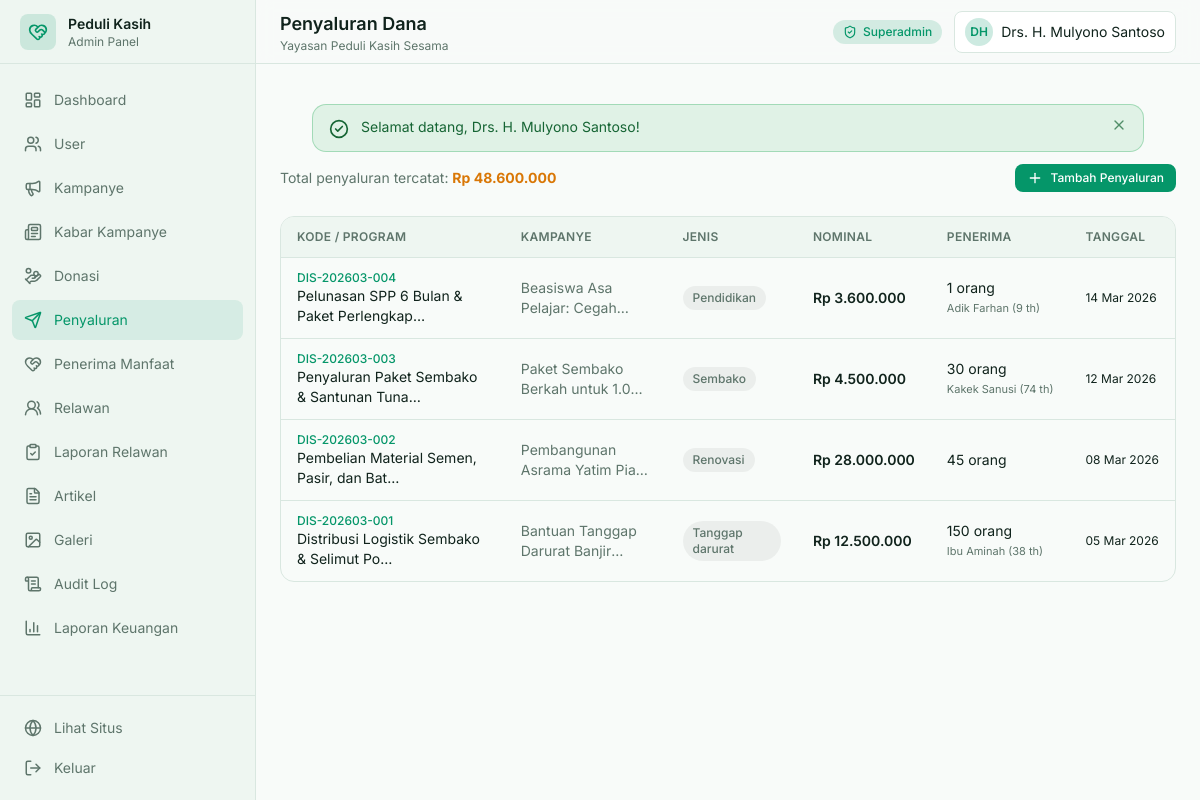
Page /admin/disbursements (signed in) on the committed database.
### tables this page shows
CREATE TABLE `disbursements` (
  `id` INT UNSIGNED AUTO_INCREMENT PRIMARY KEY,
  `disbursement_code` VARCHAR(50) NOT NULL UNIQUE,
  `campaign_id` INT UNSIGNED NOT NULL,
  `beneficiary_id` INT UNSIGNED NULL,
  `title` VARCHAR(255) NOT NULL,
  `assistance_type` ENUM('tunai', 'sembako', 'pendidikan', 'kesehatan', 'renovasi', 'tanggap_darurat') NOT NULL,
  `amount` DECIMAL(15,2) NOT NULL,
  `recipient_count` INT NOT NULL DEFAULT 1,
  `disbursement_date` DATE NOT NULL,
  `documentation_image` VARCHAR(255) NULL,
  `receipt_file` VARCHAR(255) NULL,
  `notes` TEXT NULL,
  `recorded_by` INT UNSIGNED NOT NULL,
  `created_at` TIMESTAMP DEFAULT CURRENT_TIMESTAMP,
  `updated_at` TIMESTAMP DEFAULT CURRENT_TIMESTAMP ON UPDATE CURRENT_TIMESTAMP,
  FOREIGN KEY (`campaign_id`) REFERENCES `campaigns` (`id`) ON DELETE RESTRICT,
  FOREIGN KEY (`beneficiary_id`) REFERENCES `beneficiaries` (`id`) ON DELETE SET NULL,
  FOREIGN KEY (`recorded_by`) REFERENCES `users` (`id`) ON DELETE RESTRICT,
  INDEX `idx_disbursement_date` (`disbursement_date`),
  INDEX `idx_campaign_id` (`campaign_id`)
);

CREATE TABLE `campaigns` (
  `id` INT UNSIGNED AUTO_INCREMENT PRIMARY KEY,
  `category_id` INT UNSIGNED NOT NULL,
  `title` VARCHAR(255) NOT NULL,
  `slug` VARCHAR(255) NOT NULL UNIQUE,
  `short_description` TEXT NOT NULL,
  `story` LONGTEXT NOT NULL,
  `target_amount` DECIMAL(15,2) NOT NULL DEFAULT 0.00,
  `collected_amount` DECIMAL(15,2) NOT NULL DEFAULT 0.00,
  `start_date` DATE NOT NULL,
  `end_date` DATE NOT NULL,
  `banner_image` VARCHAR(255) NULL,
  `status` ENUM('active', 'completed', 'pending', 'cancelled') NOT NULL DEFAULT 'active',
  `is_featured` TINYINT(1) NOT NULL DEFAULT 0,
  `created_by` INT UNSIGNED NOT NULL,
  `created_at` TIMESTAMP DEFAULT CURRENT_TIMESTAMP,
  `updated_at` TIMESTAMP DEFAULT CURRENT_TIMESTAMP ON UPDATE CURRENT_TIMESTAMP,
  `deleted_at` TIMESTAMP NULL DEFAULT NULL,
  FOREIGN KEY (`category_id`) REFERENCES `campaign_categories` (`id`) ON DELETE RESTRICT,
  FOREIGN KEY (`created_by`) REFERENCES `users` (`id`) ON DELETE RESTRICT,
  INDEX `idx_status` (`status`),
  INDEX `idx_is_featured` (`is_featured`),
  INDEX `idx_end_date` (`end_date`)
);

CREATE TABLE `beneficiaries` (
  `id` INT UNSIGNED AUTO_INCREMENT PRIMARY KEY,
  `nik` VARCHAR(30) NOT NULL UNIQUE,
  `name` VARCHAR(150) NOT NULL,
  `category` ENUM('fakir', 'miskin', 'yatim', 'lansia', 'difabel', 'korban_bencana', 'lainnya') NOT NULL,
  `phone` VARCHAR(30) NULL,
  `address` TEXT NOT NULL,
  `village` VARCHAR(100) NULL,
  `district` VARCHAR(100) NULL,
  `city` VARCHAR(100) NOT NULL DEFAULT 'Jakarta',
  `eligibility_status` ENUM('verified', 'pending', 'rejected') NOT NULL DEFAULT 'verified',
  `notes` TEXT NULL,
  `created_at` TIMESTAMP DEFAULT CURRENT_TIMESTAMP,
  `updated_at` TIMESTAMP DEFAULT CURRENT_TIMESTAMP ON UPDATE CURRENT_TIMESTAMP,
  `deleted_at` TIMESTAMP NULL DEFAULT NULL,
  INDEX `idx_category` (`category`),
  INDEX `idx_eligibility` (`eligibility_status`)
);

### app/Views/admin/disbursements.php (the view, shortened to what the rows shown need)
<?php
$disbursements = $disbursements ?? [];
$total         = $total ?? 0;
?>
<div class="space-y-6">
    <div class="flex flex-col justify-between gap-4 sm:flex-row sm:items-center">
        <div>
            <p class="text-sm text-ink-soft">Total penyaluran tercatat:
                <strong class="text-warning"><?= Helper::rupiah($total) ?></strong>
            </p>
        </div>
        <a href="<?= Helper::url('admin/disbursements/create') ?>" class="btn-primary btn-sm">
            <i data-lucide="plus" class="h-4 w-4"></i> Tambah Penyaluran
        </a>
    </div>
    <div class="table-wrap">
        <table class="table">
            <thead>
                <tr>
                    <th>Kode / Program</th>
                    <th>Kampanye</th>
                    <th>Jenis</th>
                    <th>Nominal</th>
                    <th>Penerima</th>
                    <th>Tanggal</th>
                </tr>
            </thead>
            <tbody>
                <?php if ($disbursements): ?>
                    <?php foreach ($disbursements as $d): ?>
                        <tr>
                            <td>
                                <p class="text-xs font-medium text-accent"><?= Helper::e($d['disbursement_code']) ?></p>
                                <p class="text-sm text-ink"><?= Helper::e(Helper::excerpt($d['title'], 40)) ?></p>
                            </td>
                            <td class="max-w-[200px]">
                                <p class="line-clamp-2 text-sm text-ink-soft"><?= Helper::e($d['campaign_title'] ?? '-') ?></p>
                            </td>
                            <td><span class="badge-muted"><?= Helper::e(str_replace('_', ' ', ucfirst($d['assistance_type']))) ?></span></td>
                            <td class="whitespace-nowrap text-sm font-semibold text-warning"><?= Helper::rupiah($d['amount']) ?></td>
                            <td class="whitespace-nowrap text-sm text-ink-soft">
                                <?= (int) $d['recipient_count'] ?> orang
                                <?php if (!empty($d['beneficiary_name'])): ?>
                                    <p class="text-[11px] text-ink-soft"><?= Helper::e($d['beneficiary_name']) ?></p>
                                <?php endif; ?>
                            </td>
                            <td class="whitespace-nowrap text-xs text-ink-soft"><?= Helper::tanggal($d['disbursement_date']) ?></td>
                        </tr>
                    <?php endforeach; ?>
                <?php else: ?>
                    <tr><td colspan="6" class="text-center text-ink-soft">Belum ada data penyaluran.</td></tr>
                <?php endif; ?>
            </tbody>
        </table>
    </div>
</div>

### app/Core/Router.php (shortened to what the rows shown need)
<?php
class Router
{
    private array $routes = [];
    private function add(string $method, string $pattern, array $handler, ?string $middleware): void
    {
        $this->routes[] = compact('method', 'pattern', 'handler', 'middleware');
    }
    private function compile(string $pattern): string
    {
        $pattern = trim($pattern, '/');
        if ($pattern === '') {
            return '#^$#';
        }
        $regex = preg_replace('#\{([a-zA-Z_][a-zA-Z0-9_]*)\}#', '([^/]+)', $pattern);
        return '#^' . $regex . '/?$#';
    }
    public function dispatch(string $method, string $path, string $basePath = ''): void
    {
        $method = strtoupper($method);
        $path = trim($path, '/');
        foreach ($this->routes as $route) {
            if ($route['method'] !== $method) {
                continue;
            }
            if (!preg_match($this->compile($route['pattern']), $path, $matches)) {
                continue;
            }
            array_shift($matches);
            [$class, $action] = $route['handler'];
            $controller = new $class();
            call_user_func_array([$controller, $action], $matches);
            return;
        }
    }
}

### rows in the picture
disbursements: disbursement_code "DIS-202603-004", title "Pelunasan SPP 6 Bulan & Paket Perlengkap…", campaign.title "Beasiswa Asa Pelajar:…", assistance_type "Pendidikan", amount "Rp 3.600.000", recipient_count "1", beneficiary.name "Adik Farhan (9 th)", disbursement_date "14 Mar 2026"
disbursements: disbursement_code "DIS-202603-003", title "Penyaluran Paket Sembako & Santunan Tuna…", campaign.title "Paket Sembako Berkah untuk…", assistance_type "Sembako", amount "Rp 4.500.000", recipient_count "30", beneficiary.name "Kakek Sanusi (74 th)", disbursement_date "12 Mar 2026"
disbursements: disbursement_code "DIS-202603-002", title "Pembelian Material Semen, Pasir, dan Bat…", campaign.title "Pembangunan Asrama Yatim…", assistance_type "Renovasi", amount "Rp 28.000.000", recipient_count "45", disbursement_date "08 Mar 2026"
disbursements: disbursement_code "DIS-202603-001", title "Distribusi Logistik Sembako & Selimut Po…", campaign.title "Bantuan Tanggap Darurat…", assistance_type "Tanggap darurat", amount "Rp 12.500.000", recipient_count "150", beneficiary.name "Ibu Aminah (38 th)", disbursement_date "05 Mar 2026"

### other values in the picture
$item['label'] "Dashboard"
$item['label'] "User"
$item['label'] "Kampanye"
$item['label'] "Kabar Kampanye"
$item['label'] "Donasi"
$item['label'] "Penyaluran"
$item['label'] "Penerima Manfaat"
$item['label'] "Relawan"
$item['label'] "Laporan Relawan"
$item['label'] "Artikel"
$item['label'] "Galeri"
$item['label'] "Audit Log"
$item['label'] "Laporan Keuangan"
Helper::e($orgName) "Yayasan Peduli Kasih Sesama"
